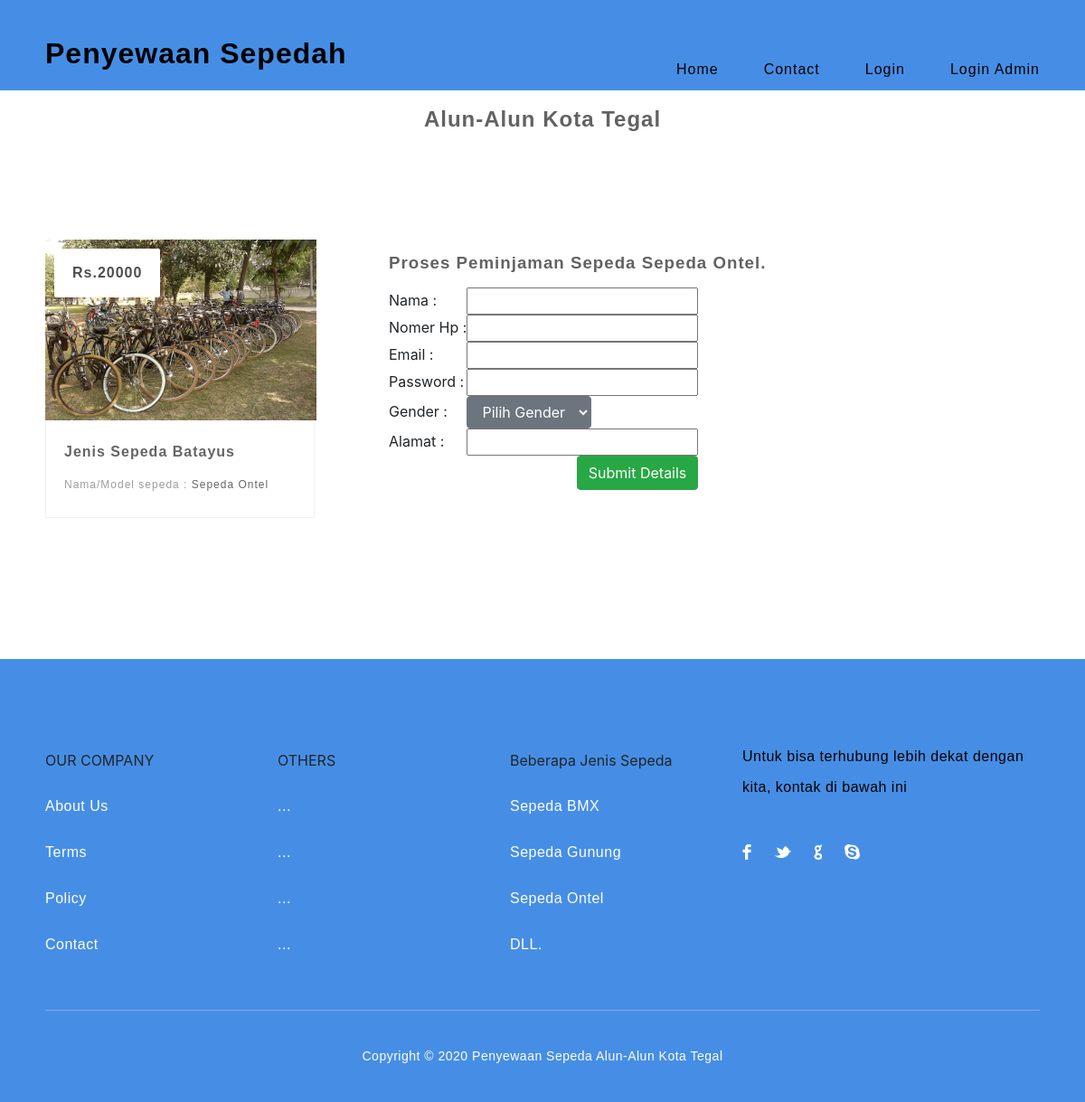
The page /book_car.php?id=1 on the database its author committed.
### tables this page shows
CREATE TABLE `cars` (
  `car_id` int(11) NOT NULL,
  `car_name` varchar(255) NOT NULL,
  `car_type` varchar(255) NOT NULL,
  `image` text NOT NULL,
  `hire_cost` int(11) NOT NULL,
  `capacity` int(11) NOT NULL,
  `status` varchar(255) NOT NULL
);

### book_car.php (the view, shortened to what this page needs)
<!DOCTYPE html>
<html lang="en">
<head>
	<link rel="stylesheet" type="text/css" href="css/reset.css">
	<link rel="stylesheet" type="text/css" href="css/responsive.css">
	<link rel="stylesheet" type="text/css" href="css/bootstrap.min.css">
</head>
<body>
	<section class="">
		<?php
			include 'header.php';
		?>
			<section class="caption">
			<h2 class="caption" style="text-align: center">Alun-Alun Kota Tegal</h2>
			</section>
	</section>
	<section class="listings">
		<div class="wrapper">
			<ul class="properties_list">
			<?php
						include 'includes/config.php';
						$sel = "SELECT * FROM cars WHERE car_id = '$_GET[id]'";
						$rs = $conn->query($sel);
						$rws = $rs->fetch_assoc();
			?>
				<li>
					<a href="book_car.php?id=<?php echo $rws['car_id'] ?>">
						<img class="thumb" src="cars/<?php echo $rws['image'];?>" width="300" height="200">
					</a>
					<span class="price"><?php echo 'Rs.'.$rws['hire_cost'];?></span>
					<div class="property_details">
						<h1>
							<a href="book_car.php?id=<?php echo $rws['car_id'] ?>"><?php echo 'Jenis Sepeda '.$rws['car_type'];?></a>
						</h1>
						<h2>Nama/Model sepeda : <span class="property_size"><?php echo $rws['car_name'];?></span></h2>
					</div>
				</li>
				<h3>Proses Peminjaman Sepeda <?php echo $rws['car_name'];?>. </h3>
				<?php
					if(!$_SESSION['email'] && (!$_SESSION['pass'])){
				?>
				<form method="post">
					<table>
						<tr>
							<td>Nama : </td>
							<td><input type="text" name="fname" required></td>
						</tr>
						<tr>
							<td>Nomer Hp : </td>
							<td><input type="text" name="phone" required></td>
						</tr>
						<tr>
							<td>Email : </td>
							<td><input type="email" name="email" required></td>
						</tr>
						<tr>
							<td>Password : </td>
							<td><input type="password" name="id_no" required></td>
						</tr>
						<tr>
							<td>Gender : </td>
							<td>
								<select  class="btn btn-secondary" name="gender">
									<option> Pilih Gender </option>
								</select>
							</td>
						</tr>
						<tr>
							<td>Alamat : </td>
							<td><input type="text" name="location" required></td>
						</tr>
						<tr>
							<td colspan="2" style="text-align:right"><input  class="btn btn-success"  type="submit" name="save" value="Submit Details"></td>
						</tr>
					</table>
				</form>
				<?php
					} else
						{
							?>
								<a href="wait.php">Click Untuk Melakukan Peminjaman</a>
							<?php
						}
				?>
			</ul>
		</div>
	</section>
	<?php
			include 'footer.php';
		?>
</body>
</html>

### css/responsive.css (style rules this page uses)
body { background: #fff; }
.wrapper { max-width: 1100px; margin: 0 auto; position: relative; }
h1, h2, h3, h4, h5 ,h6 { color: #626262; font-family: "lato-regular", Helvetica, Arial, sans-serif; letter-spacing: 1px; }
h1 { font-size: 2em; margin: .67em 0 }
h2 { font-size: 1.5em; margin: .75em 0 }
h3 { font-size: 1.17em; margin: .83em 0 }
h1, h2, h3, h4, h5, h6 { font-weight: bolder }
.listings { padding: 100px 0; }
.listings ul.properties_list { list-style: none; overflow: hidden; }
.listings ul.properties_list li { display: block; width: 30.90909090909091%; height: auto; position: relative; float: left; margin: 0 3.636363636363636% 3.636363636363636% 0; }
.listings ul.properties_list li .price { position: absolute; top: 10px; left: 10px; padding: 15px 20px; background: #ffffff; color: #514d4d; font-family: "lato-bold", Helvetica, Arial, sans-serif; font-size: 16px; font-weight: bold; letter-spacing: 1px; border-radius: 2px; -webkit-border-radius: 2px; -moz-border-radius: 2px; -o-border-radius: 2px; }
.listings ul li .property_details { width: 87.64705882352941%; padding: 2.941176470588235% 5.882352941176471% 4.117647058823529% 5.882352941176471%; border-bottom: 1px solid #f2f1f1; border-left: 1px solid #f2f1f1; border-right: 1px solid #f2f1f1; transition: all .2s linear; -webkit-transition: all .2s linear; -moz-transition: all .2s linear; -o-transition: all .2s linear; }
.listings ul li .property_details h1 { color: #666464; font-family: "lato-bold", Helvetica, Arial, sans-serif; font-size: 16px!important; font-weight: bold; margin-bottom: 5px; line-height: 28px; }
.listings ul li .property_details h1 a { text-decoration: none; color: #666464; }
.listings ul li .property_details h2 { color: #9d9d9d; font-family: "lato-regular", Helvetica, Arial, sans-serif; font-size: 12px; line-height: 26px; font-weight: normal; }
.listings ul li .property_details .property_size { color: #676767; }

### css/main.css (style rules this page uses)
body { background: #fff; }
.wrapper { width: 1100px; margin: 0 auto; position: relative; }
h1, h2, h3, h4, h5 ,h6 { color: #626262; font-family: "lato-regular", Helvetica, Arial, sans-serif; letter-spacing: 1px; }
h1 { font-size: 2em; margin: .67em 0 }
h2 { font-size: 1.5em; margin: .75em 0 }
h3 { font-size: 1.17em; margin: .83em 0 }
h1, h2, h3, h4, h5, h6 { font-weight: bolder }
.listings { padding: 100px 0; }
.listings ul.properties_list { list-style: none; overflow: hidden; }
.listings ul.properties_list li { display: block; width: 340px; height: auto; position: relative; float: left; margin: 0 40px 40px 0; }
.listings ul.properties_list li .price { position: absolute; top: 10px; left: 10px; padding: 15px 20px; background: #ffffff; color: #514d4d; font-family: "lato-bold", Helvetica, Arial, sans-serif; font-size: 16px; font-weight: bold; letter-spacing: 1px; border-radius: 2px; -webkit-border-radius: 2px; -moz-border-radius: 2px; -o-border-radius: 2px; }
.listings ul li .property_details { width: 298px; padding: 10px 20px 14px 20px; border-bottom: 1px solid #f2f1f1; border-left: 1px solid #f2f1f1; border-right: 1px solid #f2f1f1; transition: all .2s linear; -webkit-transition: all .2s linear; -moz-transition: all .2s linear; -o-transition: all .2s linear; }
.listings ul li .property_details h1 { color: #666464; font-family: "lato-bold", Helvetica, Arial, sans-serif; font-size: 16px!important; font-weight: bold; margin-bottom: 5px; line-height: 28px; }
.listings ul li .property_details h1 a { text-decoration: none; color: #666464; }
.listings ul li .property_details h2 { color: #9d9d9d; font-family: "lato-regular", Helvetica, Arial, sans-serif; font-size: 12px; line-height: 26px; }
.listings ul li .property_details .property_size { color: #676767; }

### rows shown on the page
cars: image (picture), hire_cost "20000", car_type "Batayus", car_name "Sepeda Ontel"
